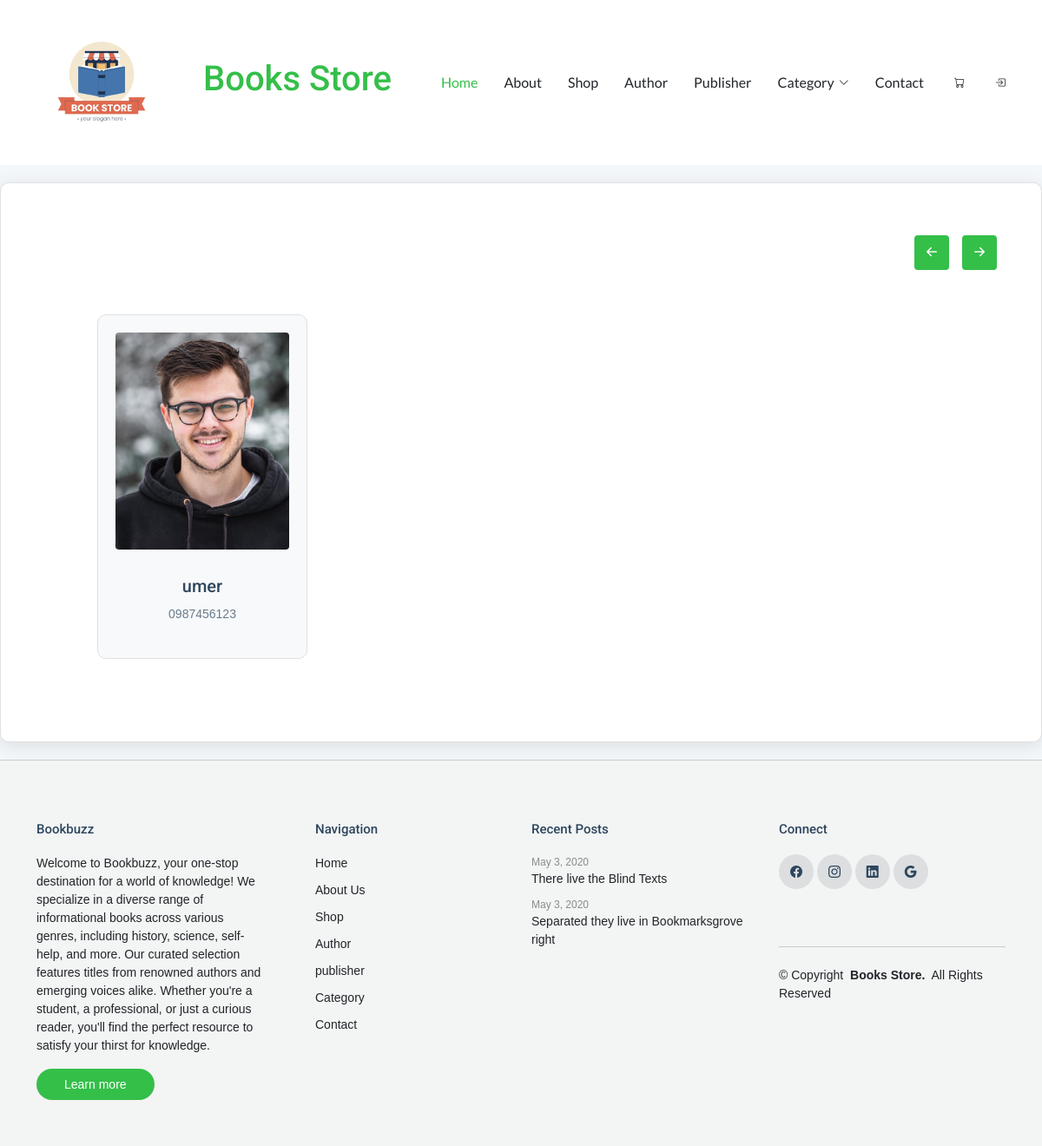
Before: /User/Publisher.php with the older database file.
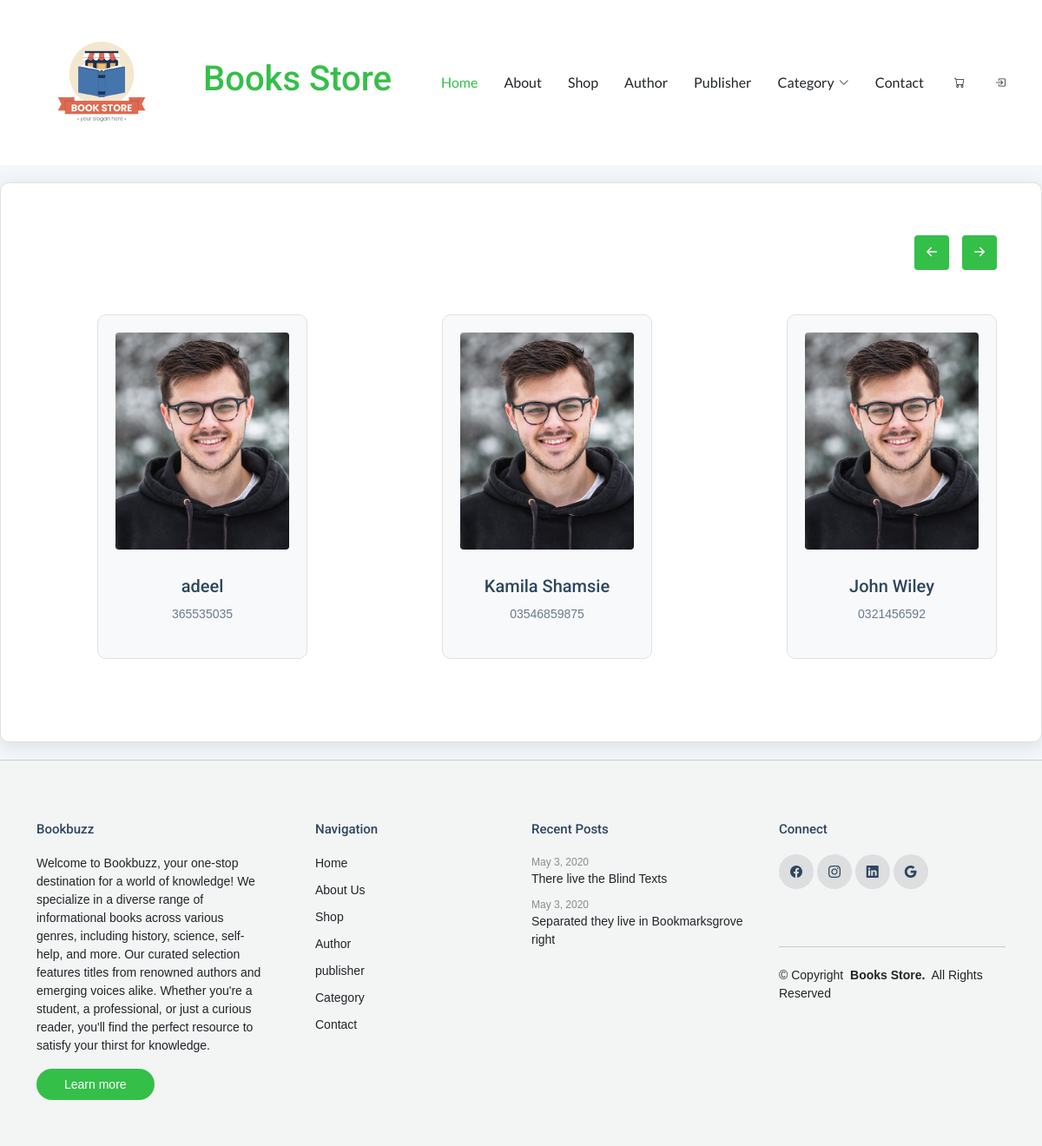
After: the same page with the newer database file.
### tables this page shows
CREATE TABLE `publisher` (
  `id` int(11) NOT NULL,
  `name` varchar(30) NOT NULL,
  `number` varchar(15) NOT NULL,
  `Address` varchar(40) NOT NULL
);

CREATE TABLE `website_info` (
  `ID` int(11) NOT NULL,
  `Name` varchar(30) NOT NULL,
  `Email` varchar(40) NOT NULL,
  `Description` varchar(1000) NOT NULL,
  `Address` varchar(50) NOT NULL,
  `Phoneno` varchar(15) NOT NULL
);

### User/Publisher.php (the view, shortened to what this page needs)
<?php
include("header.php");
?>
    <section id="team" class="team section">
      <div class="site-section slider-team-wrap">
        <div class="container">
          <div class="slider-nav d-flex justify-content-end mb-3">
            <a href="#" class="js-prev js-custom-prev"><i class="bi bi-arrow-left-short"></i></a>
            <a href="#" class="js-next js-custom-next"><i class="bi bi-arrow-right-short"></i></a>
          </div>
          <div class="swiper init-swiper" data-aos="fade-up" data-aos-delay="100">
			 <div class="swiper-wrapper">
			<?php
        $query="SELECT * FROM publisher order by id desc";
        $result=mysqli_query($conn,$query);
        while($row=mysqli_fetch_array($result))
        { ?>
              <div class="swiper-slide">
                <div class="team">
                  <div class="pic">
                    <img src="assets/img/team/team-1.jpg" alt="Image" class="img-fluid">
                  </div>
                  <h3 clas="">
                    <a href="#"><span class=""><?php echo $row[1]; ?></a>
                  </h3>
                  <a href="tel:<?php echo $row[2]; ?>" class="d-block position"><?php echo $row[2]; ?></a>
                </div>
              </div>
            <?php } ?>
			</div>
          </div>
        </div>
      </div>
    </section>
<?php
include("footer.php")
?>

### User/footer.php (shortened to what this page needs)
</main>
<?php
        $query="SELECT * FROM website_info order by id desc limit 1";
        $result=mysqli_query($conn,$query);
        while($row=mysqli_fetch_array($result))
        { ?>
<footer id="footer" class="footer light-background">
    <div class="container">
      <div class="row g-4">
        <div class="col-md-6 col-lg-3 mb-3 mb-md-0">
          <div class="widget">
            <h3 class="widget-heading"><?php echo $row[1]; ?></h3>
            <p class="mb-4">
            <?php echo $row[3]; ?>
            </p>
            <p class="mb-0">
              <a href="#" class="btn-learn-more">Learn more</a>
            </p>
          </div>
        </div>
        <div class="col-md-6 col-lg-3 ps-lg-5 mb-3 mb-md-0">
          <div class="widget">
            <h3 class="widget-heading">Navigation</h3>
            <ul class="list-unstyled float-start me-5">
            <li><a href="index.php">Home</a></li>
            <li><a href="about.php">About Us</a></li>
            <li><a href="Featured.php">Shop</a></li>
            <li><a href="Author.php">Author</a></li>
              <li><a href="Publisher.php">publisher</a></li>
              <li><a href="category.php">Category</a></li>
              <li><a href="contact.php">Contact</a></li>
            </ul>
          </div>
        </div>
        <div class="col-md-6 col-lg-3 pl-lg-5">
          <div class="widget">
            <h3 class="widget-heading">Recent Posts</h3>
            <ul class="list-unstyled footer-blog-entry">
              <li>
                <span class="d-block date">May 3, 2020</span>
                <a href="#">There live the Blind Texts</a>
              </li>
              <li>
                <span class="d-block date">May 3, 2020</span>
                <a href="#">Separated they live in Bookmarksgrove right</a>
              </li>
            </ul>
          </div>
        </div>
        <div class="col-md-6 col-lg-3 pl-lg-5">
          <div class="widget">
            <h3 class="widget-heading">Connect</h3>
            <ul class="list-unstyled social-icons light mb-3">
              <li>
                <a href="https://www.facebook.com/" target="_blank"><span class="bi bi-facebook"></span></a>
              </li>
              <li>
                <a href="https://www.instagram.com/accounts/login/" target="_blank"><span class="bi bi-instagram"></span></a>
              </li>
              <li>
                <a href="https://pk.linkedin.com/" target="_blank"><span class="bi bi-linkedin"></span></a>
              </li>
              <li>
                <a href="https://accounts.google.com/v3/signin/identifier?dsh=S1812573153%3A1655944654029516&flowEntry=ServiceLogin&flowName=WebLiteSignIn&ifkv=AX3vH39E0iYVTmn-NoMNM_C35EPrno8LWsRx2Qhr0HApkVLZ-Zc_Vql8ouaSQOiXzEmthrpOPAV5" target="_blank"><span class="bi bi-google"></span></a>
              </li>
            </ul>
          </div>
      <div class="copyright d-flex flex-column flex-md-row align-items-center justify-content-md-between">
        <p>© <span>Copyright</span> <strong class="px-1 sitename">Books Store.</strong> <span>All Rights Reserved</span></p>
      </div>
    </div>
  </footer>
  <?php } ?>

Changed rows visible on the page:
no longer on this page (row unchanged): publisher: name "umer", number "0987456123"
added publisher: name "adeel", number "365535035"
added publisher: name "Kamila Shamsie", number "03546859875"
added publisher: name "John Wiley", number "0321456592"
